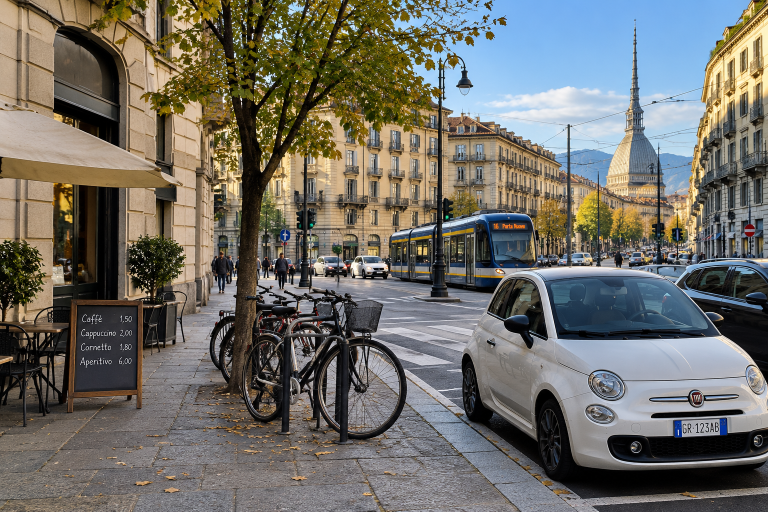
#> input picture project-14-multimodal-ai/images/sample.png, 1536 x 1024 px (shown at 1/2 size)
$ python image_processing.py
#> lines starting #> are read from the running program, lines starting #| are printed output that depends on the picture

from pathlib import Path

from PIL import Image, ImageOps


def process_image(
    image_path: Path,
    output_dir: Path,
    max_size: int = 1024,
    quality: int = 85
) -> Path:

#> called with max_size = 1024, quality = 85
    output_dir.mkdir(parents=True, exist_ok=True)

    output_path = output_dir / f"{image_path.stem}_processed.jpg"

    with Image.open(image_path) as image:

        # Apply orientation information from the image
#> image is the input picture: PIL image 1536x1024 RGB; mean R, G, B 111.6, 109.8, 103
        image = ImageOps.exif_transpose(image)

        # Convert to RGB (JPEG does not support transparency)
        if image.mode in ("RGBA", "P"):
            background = Image.new("RGB", image.size, "white")
            rgba_image = image.convert("RGBA")
            background.paste(rgba_image, mask=rgba_image.getchannel("A"))
            image = background
        else:
            image = image.convert("RGB")

        # Resize while preserving proportions
        image.thumbnail((max_size, max_size))
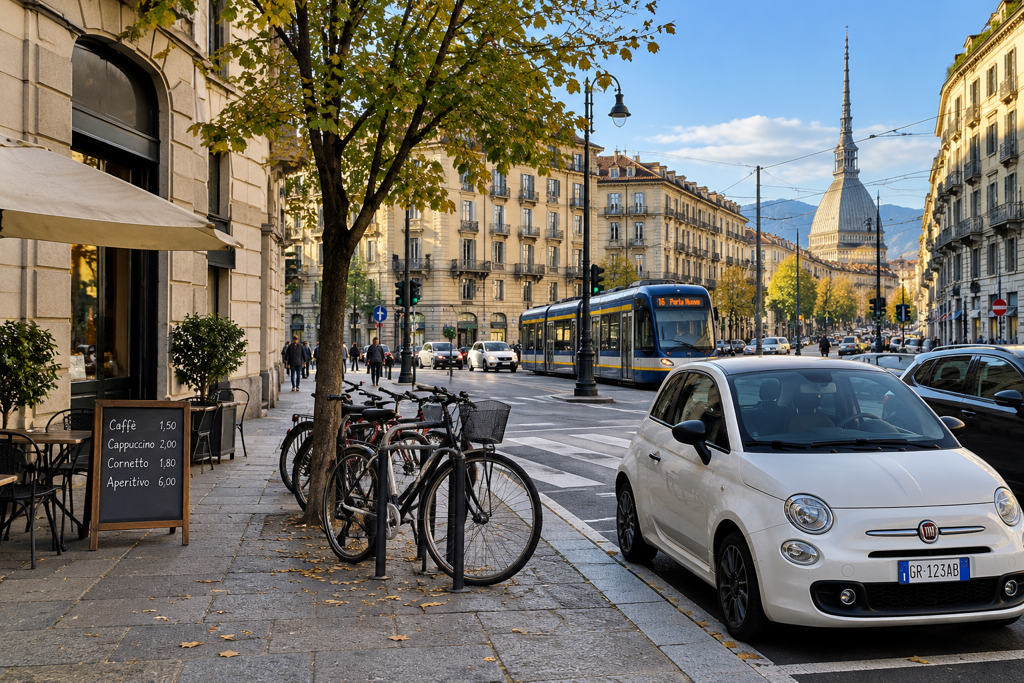
#> image: PIL image 1024x683 RGB; mean R, G, B 111.6, 109.8, 103

        # Save as JPEG
        image.save(
            output_path,
            format="JPEG",
            quality=quality
        )

    return output_path


# Test the pipeline
project_dir = Path(__file__).parent

input_image = project_dir / "images" / "sample.png"
output_directory = project_dir / "outputs"

result_path = process_image(
    image_path=input_image,
    output_dir=output_directory
)

print("Processed image:", result_path)
print("Original size:", round(input_image.stat().st_size / 1024, 2), "KB")
print("Processed size:", round(result_path.stat().st_size / 1024, 2), "KB")
